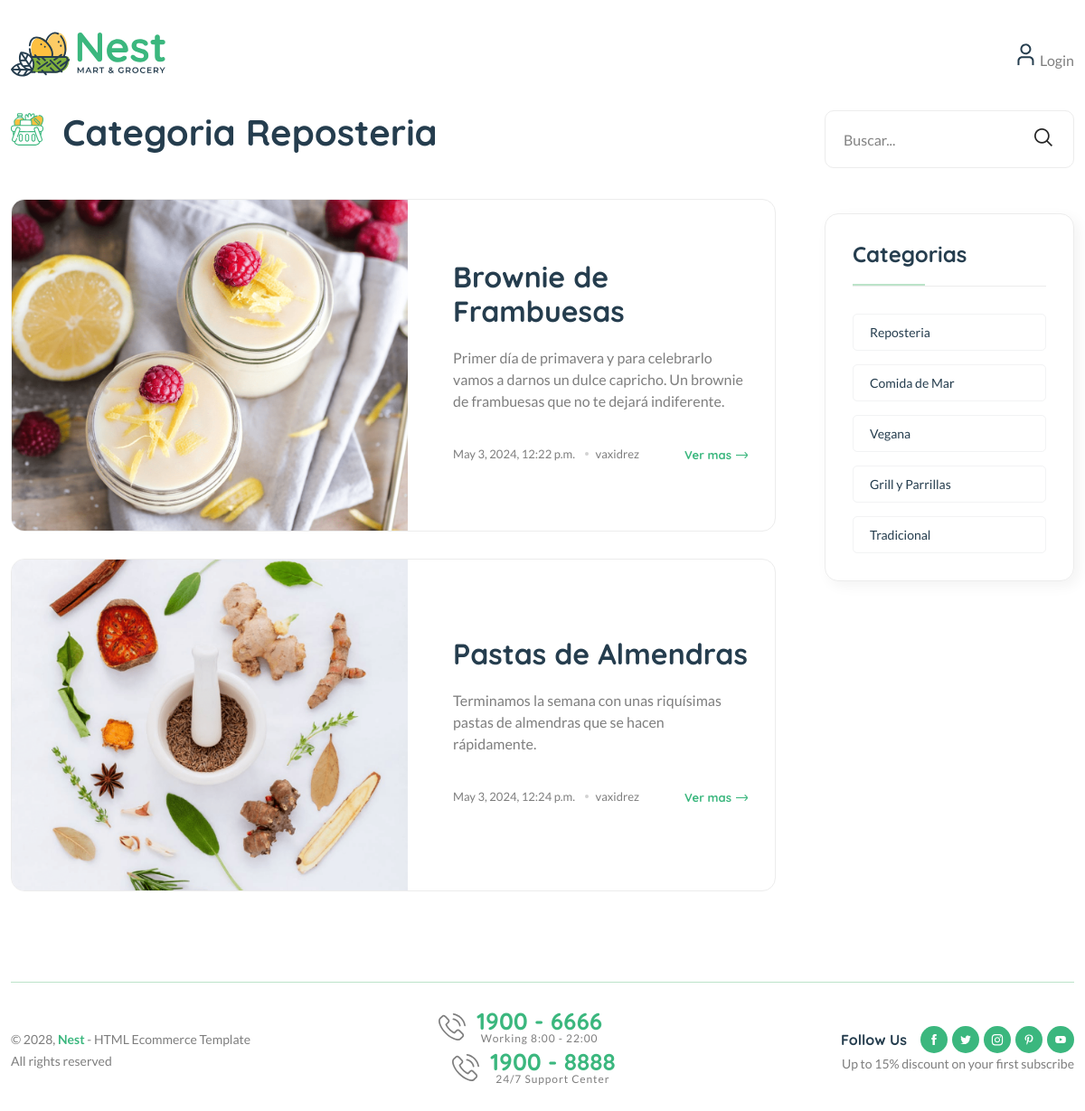
Page /category/1/ on the committed database.
### blogs/models.py (models this page shows, shortened)
class Category(models.Model):
    category_name = models.CharField(max_length=50, unique=True)
    created_at = models.DateTimeField(auto_now_add=True)
    updated_at = models.DateTimeField(auto_now=True)
    class Meta:
        verbose_name_plural='categories'
    def __str__(self):
        return self.category_name

class Blog(models.Model):
    title = models.CharField(max_length=100)
    slug = models.SlugField(max_length=150, unique=True, blank=True)
    category = models.ForeignKey(Category, on_delete=models.CASCADE)
    author=models.ForeignKey(User, on_delete=models.CASCADE)
    featured_image = models.ImageField(upload_to='uploads/%Y/%m/%d')
    short_description = models.TextField(max_length=500)
    blog_body=models.TextField(max_length=2000)
    status = models.TextField(max_length=20,choices=STATUS_CHOICES, default="Draft")
    is_featured = models.BooleanField(default=False)
    created_at = models.DateTimeField(auto_now_add=True)
    updated_at = models.DateTimeField(auto_now=True)

### blogs/views.py (the view)
# urls.py: path('<int:category_id>/', views.posts_by_category, name='posts_by_category')
def posts_by_category(request, category_id):
    posts = Blog.objects.filter(status='Published', category=category_id)
    try:
        category = Category.objects.get(pk=category_id)
    except:
        return redirect('home')
    context = {
        'posts': posts,
        'category': category,
    }
    return render(request, 'posts_by_category.html', context)

### blogs/context_processors.py (called while the page is built)
def get_categories(request):
    categories = Category.objects.all()
    return dict(categories=categories)

### templates/posts_by_category.html
{% extends 'base.html' %}
{% load static %}
    {% block content %}
    <main class="main">
        <div class="page-content mb-50">
            <div class="container">
                <div class="row">
                    <div class="col-lg-9">
                        <div class="shop-product-fillter mb-50 pr-30">
                            <div class="totall-product">
                                <h2>
                                    <img class="w-36px mr-10" src="{% static 'assets/imgs/theme/icons/category-1.svg' %}" alt="" />
                                    Categoria {{ category }}
                                </h2>
                            </div>
                        </div>
                        <div class="loop-grid loop-list pr-30 mb-50">
                            {%  for post in posts  %}
                            <article class="wow fadeIn animated hover-up mb-30 animated">
                                <div class="post-thumb" style="background-image: url({{ post.featured_image.url }})"></div>
                                <div class="entry-content-2 pl-50">
                                    <h3 class="post-title mb-20">
                                        <a href="{% url 'blogs' post.slug %}">{{  post.title }}</a>
                                    </h3>
                                    <p class="post-exerpt mb-40">  {{ post.short_description }} </p>
                                    <div class="entry-meta meta-1 font-xs color-grey mt-10 pb-10">
                                        <div>
                                            <span class="post-on"> {{  post.created_at }}</span>
                                            <span class="hit-count has-dot">{{ post.author }}</span>
                                        </div>
                                        <a href="{% url 'blogs' post.slug %}" class="text-brand font-heading font-weight-bold">Ver mas <i class="fi-rs-arrow-right"></i></a>
                                    </div>
                                </div>
                            </article>
                            {% endfor %}
                        </div>
                    </div>
                    <div class="col-lg-3 primary-sidebar sticky-sidebar">
                        <div class="widget-area">
                            {% include 'includes/blog_search.html' %}
                            {% include 'includes/category_list.html' %}
                        </div>
                    </div>
                </div>
            </div>
        </div>
    </main>
    {% endblock %}

### templates/includes/category_list.html
<div class="sidebar-widget widget-category-2 mb-50">
    <h5 class="section-title style-1 mb-30">Categorias</h5>
    <ul>
      {% for cat in categories %}
      <li>
        <a href="{% url 'posts_by_category' cat.id %}"> {{ cat.category_name }}</a>
      </li>
      {% endfor %}
    </ul>
  </div>

### rows in the picture
Category: category_name "Reposteria"
Blog: featured_image (picture), title "Brownie de Frambuesas", short_description "Primer día de primavera y para celebrarlo vamos a darnos un dulce capricho. Un brownie de frambuesas que no te dejará indiferente.", created_at "May 3, 2024, 12:22 p.m.", author "vaxidrez"
Blog: featured_image (picture), title "Pastas de Almendras", short_description "Terminamos la semana con unas riquísimas pastas de almendras que se hacen rápidamente.", created_at "May 3, 2024, 12:24 p.m.", author "vaxidrez"
Category: category_name "Comida de Mar"
Category: category_name "Vegana"
Category: category_name "Grill y Parrillas"
Category: category_name "Tradicional"
